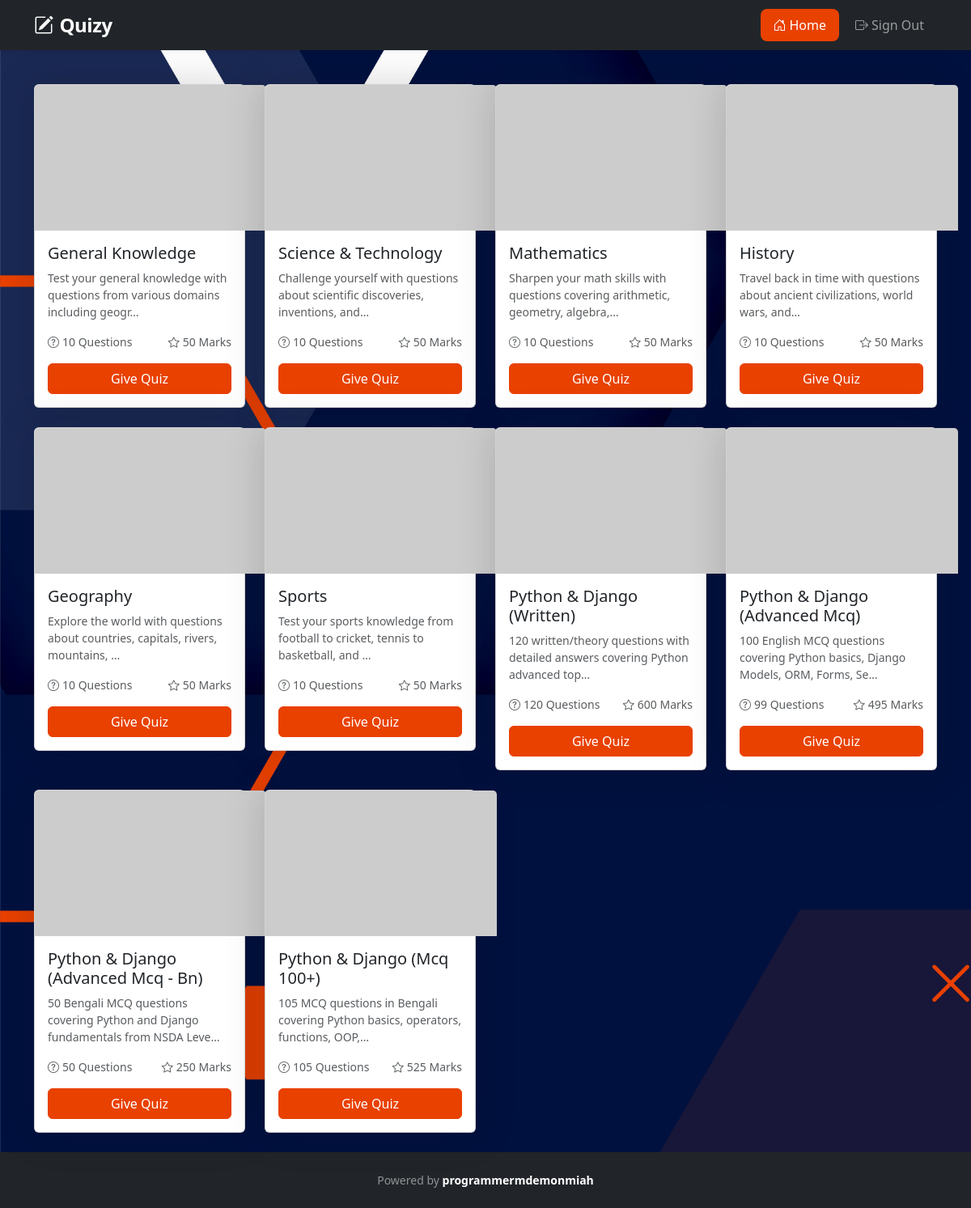
The page / (signed in) on the database its author committed.
### home/models.py (models this page shows, shortened)
class BaseModel(models.Model):
    uid = models.UUIDField(primary_key=True,default=uuid4,editable=False)
    created_at = models.DateTimeField(auto_now_add=True)
    updated_at = models.DateTimeField(auto_now=True)
    class Meta:
        abstract = True

class Category(BaseModel):
    name = models.CharField(max_length=100)
    slug = models.SlugField(max_length=120, unique=True, blank=True)
    description  = models.TextField(default='')
    total_marks=models.IntegerField(default=0)
    total_questions=models.IntegerField(default=0)
    image = models.ImageField(upload_to='media/',default=None,null=True,blank=True)
    total_time = models.IntegerField(default=60)

### home/views.py (the view, shortened to what this page needs)
# urls.py: path('',index,name="index"),
@login_required
def index(request):
    categories = Category.objects.all()
    context = {'categories': categories, 'homeactive': True}
    category_slug = request.GET.get('category')
    return render(request, 'home/index.html', context)

### templates/home/index.html (shortened to what this page needs)
{% extends 'layout/base.html' %}
{% block body %}
<div class="container py-4">
    <div class="row g-4">
        {% for category in categories %}
        <div class="col-12 col-sm-6 col-md-4 col-lg-3">
            <form action="{% url 'index' %}" method="get">
                <div class="card box_shadow h-100">
                    <img src="{% if category.image %}{{category.image.url}}{% else %}https://placehold.co/286x180/e94100/white?text={{category.name|urlencode}}{% endif %}" class="card-img-top card_image" alt="{{category.name}}" style="height: 180px; object-fit: cover;">
                    <div class="card-body d-flex flex-column">
                        <h5 class="card-title">{{category.name|title}}</h5>
                        <p class="card-text text-muted small flex-grow-1">{{category.description|truncatechars:"80"}}</p>
                        <div class="d-flex justify-content-between small text-muted mb-3">
                            <span><i class="bi bi-question-circle me-1"></i>{{category.total_questions}} Questions</span>
                            <span><i class="bi bi-star me-1"></i>{{category.total_marks}} Marks</span>
                        </div>
                        <div class="d-grid">
                            <button class="btn btn-primary">Give Quiz</button>
                        </div>
                    </div>
                </div>
            </form>
        </div>
        {% endfor %}
    </div>
</div>
</div>
{% endblock body %}

### templates/layout/base.html (shortened to what this page needs)
<!doctype html>
<html lang="en">
{% load static %}
<head>
    <link href="https://cdn.jsdelivr.net/npm/bootstrap@5.3.3/dist/css/bootstrap.min.css" rel="stylesheet"
>
    <link rel="stylesheet" href="https://cdn.jsdelivr.net/npm/bootstrap-icons@1.11.3/font/bootstrap-icons.min.css">
    <link rel="stylesheet" href="{% static 'home/css/utils.css' %}">
    <link rel="stylesheet" href="{% static 'home/css/base.css' %}">
</head>
<body>
    <nav class="navbar navbar-expand-lg navbar-dark bg-dark fixed-top shadow-sm">
        <div class="container">
            <a class="navbar-brand d-flex align-items-center gap-2 fw-bold" href="{% url 'index' %}">
                <i class="bi bi-pencil-square fs-4"></i>
                <span>Quizy</span>
            </a>
            <div class="collapse navbar-collapse" id="navbarSupportedContent">
                <ul class="navbar-nav ms-auto mb-2 mb-lg-0 align-items-lg-center gap-1">
                    <li class="nav-item">
                        <a class="nav-link px-3 rounded-3
                        {% if homeactive %}
                        active
                        {% endif %}
                        " aria-current="page" href="{% url 'index' %}">
                            <i class="bi bi-house-door me-1"></i>Home
                        </a>
                    </li>
                    {% if request.user.is_authenticated %}
                    <li class="nav-item">
                        <a class="nav-link px-3 rounded-3" href="{% url 'sign_out' %}">
                            <i class="bi bi-box-arrow-right me-1"></i>Sign Out
                        </a>
                    </li>
                    {% endif %}
                </ul>
            </div>
        </div>
    </nav>
    <main class="min-vh-100" style="padding-top: 56px;">
        <div class="background_div">
            <div class="pt-4">
                {% block body %}
                {% endblock body %}
            </div>
    </main>
    <footer class="bg-dark text-white py-4 mt-auto">
        <div class="container text-center">
            <p class="mb-0 small text-white-50">
                Powered by <span class="text-white fw-semibold">programmermdemonmiah</span>
            </p>
        </div>
    </footer>
</body>
</html>

### static/css/utils.css (style rules this page uses)
.box_shadow { box-shadow: 0px 0px 50px 0px rgba(17, 17, 26, 0.18); }
.btn-primary { background-color: #e94100 !important; border: 1px solid #e94100; transition:all .3s ease-in-out; }
.navbar-brand { font-weight: 700; font-size: 1.5rem; letter-spacing: -0.5px; }
.navbar-dark .navbar-nav .nav-link { transition: all 0.2s ease; }
.navbar-dark .navbar-nav .nav-link.active { background-color: #e94100; color: #fff !important; }

### static/css/base.css (style rules this page uses)
html,body,.background_div { height: 100%; }
.card_image { width: auto; height: 10rem; margin: auto; }

### rows shown on the page
Category: name "General Knowledge", description "Test your general knowledge with questions from various domains including geogr…", total_questions "10", total_marks "50"
Category: name "Science & Technology", description "Challenge yourself with questions about scientific discoveries, inventions, and…", total_questions "10", total_marks "50"
Category: name "Mathematics", description "Sharpen your math skills with questions covering arithmetic, geometry, algebra,…", total_questions "10", total_marks "50"
Category: name "History", description "Travel back in time with questions about ancient civilizations, world wars, and…", total_questions "10", total_marks "50"
Category: name "Geography", description "Explore the world with questions about countries, capitals, rivers, mountains, …", total_questions "10", total_marks "50"
Category: name "Sports", description "Test your sports knowledge from football to cricket, tennis to basketball, and …", total_questions "10", total_marks "50"
Category: name "Python & Django (Written)", description "120 written/theory questions with detailed answers covering Python advanced top…", total_questions "120", total_marks "600"
Category: name "Python & Django (Advanced Mcq)", description "100 English MCQ questions covering Python basics, Django Models, ORM, Forms, Se…", total_questions "99", total_marks "495"
Category: name "Python & Django (Advanced Mcq - Bn)", description "50 Bengali MCQ questions covering Python and Django fundamentals from NSDA Leve…", total_questions "50", total_marks "250"
Category: name "Python & Django (Mcq 100+)", description "105 MCQ questions in Bengali covering Python basics, operators, functions, OOP,…", total_questions "105", total_marks "525"
